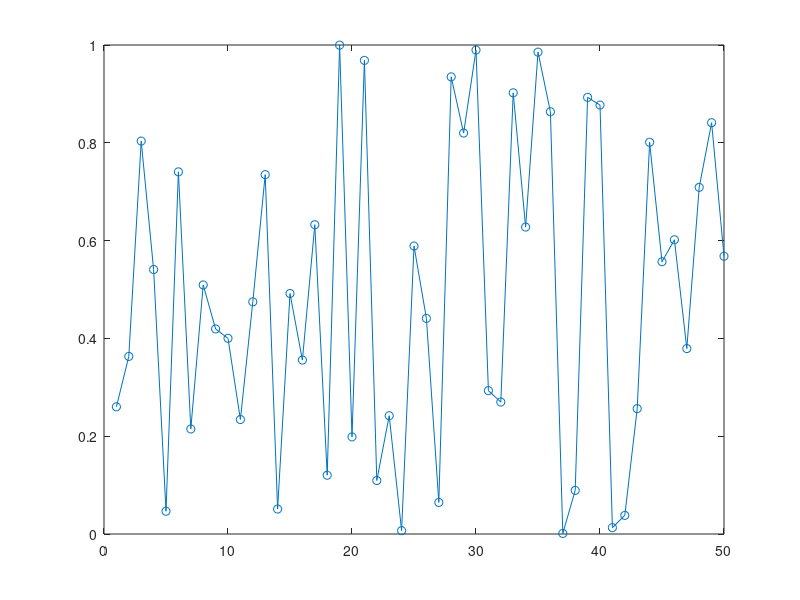

MATLAB code to generate this figure: (Note: this script raises an error after producing the figure.)
%% Axes with Region Zoom and Data Tip Interactions
% Create a plot of fifty random numbers. Get the current axes, and replace the default interactions with the
% region-zoom and data tip interactions. 
% Then hover over the plotted points to display data tips. 
% Drag to zoom into a region of the plot. 
plot(rand(1,50),'-o')
ax = gca;
ax.Interactions = [regionZoomInteraction dataTipInteraction];
% Copyright 2018 The MathWorks, Inc.
